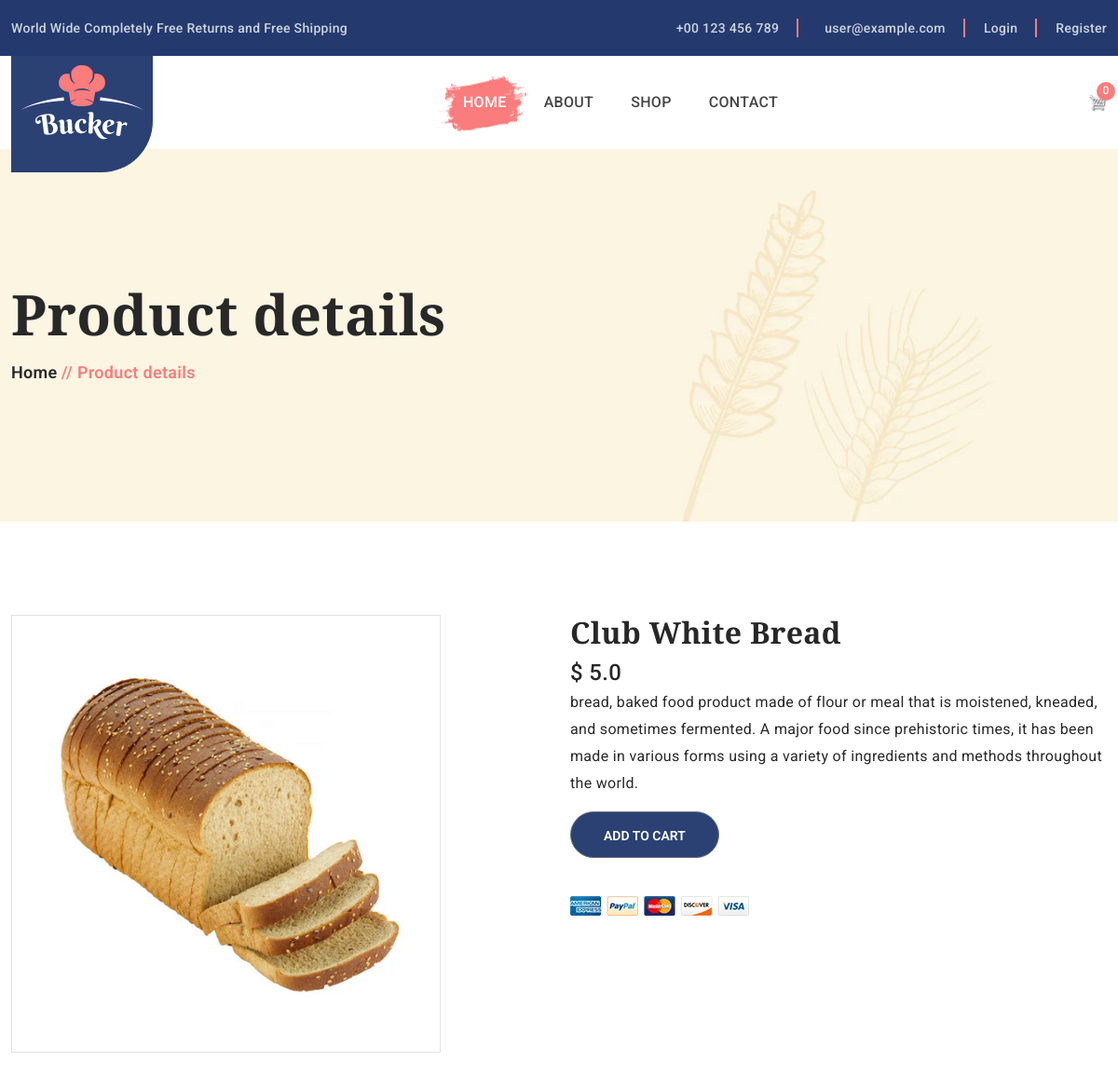
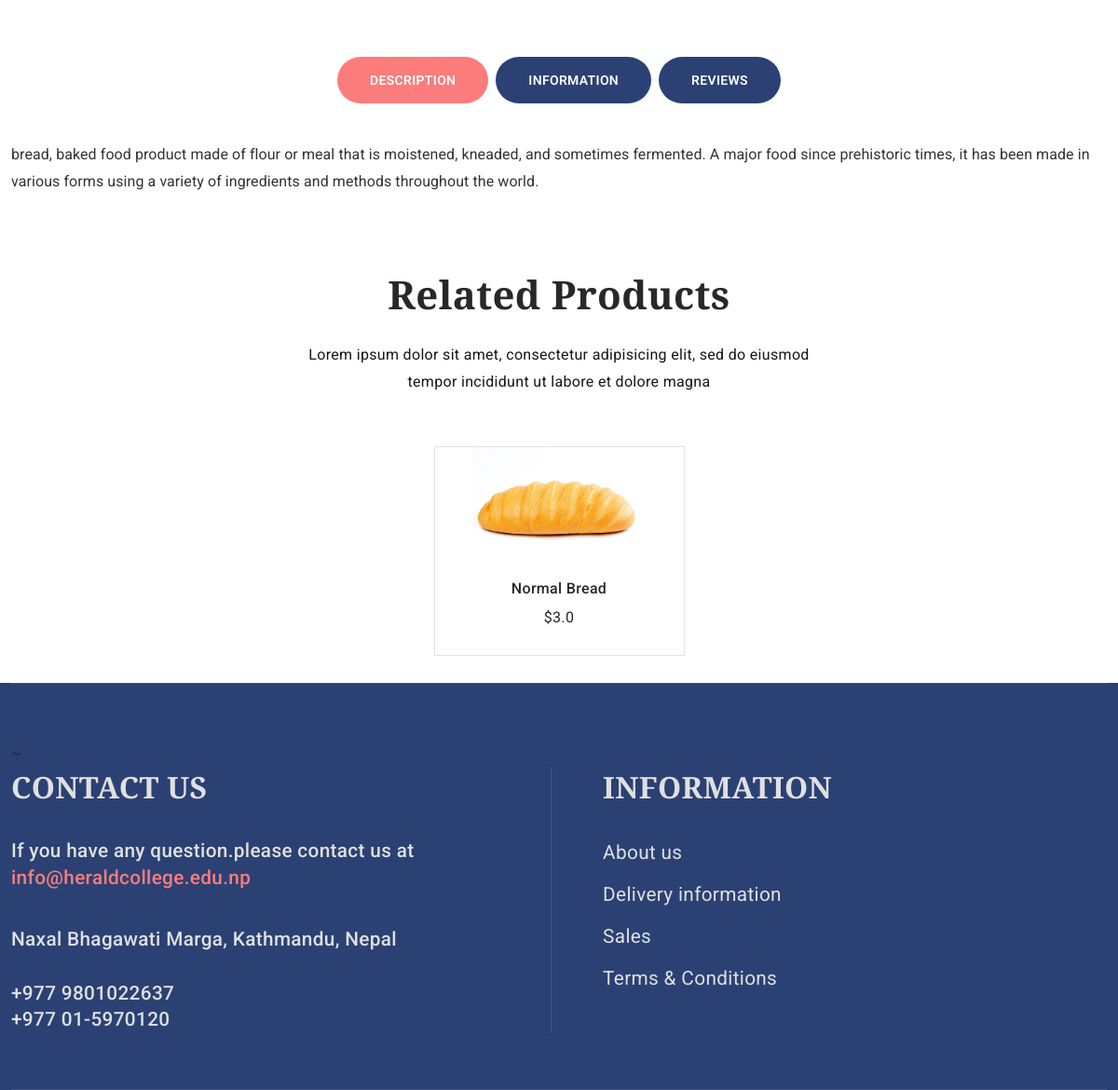
The page /shop/7 on the database its author committed (2 pictures, top to bottom).
### Home/models.py (models this page shows, shortened)
class Product(models.Model):
    name = models.CharField(max_length=200,null=True)
    price = models.FloatField()
    description = models.TextField(max_length=250,null=True)
    image = models.ImageField(null=True,blank=True,upload_to='images/')
    date = models.DateField(auto_created=True,auto_now_add=True)
    category = models.ForeignKey(Category, on_delete=models.CASCADE)
    @property
    def imageURL(self):
        try:
            url = self.image.url
        except:
            url = ''
        return url

### Home/views.py (the view)
# urls.py: path("shop/<int:product_id>",views.product_detail,name="product"),
def product_detail(request, product_id):
    product = get_object_or_404(Product, id=product_id)
    related_products = Product.objects.filter(category=product.category).exclude(id=product.id)
    email = None
    if request.method == 'POST':
        rating = int(request.POST.get('rating'))
        comment = request.POST.get('comment')
        user = request.user
        review = Review(product=product, user=user, rating=rating, comment=comment)
        review.save()
    if request.user.is_authenticated:
        email = request.user.email
        customer = request.user.customer
        order = Order.objects.filter(customer=customer, complete=False).first()
        items = order.orderitem_set.all()
        cartItems = order.get_cart_items
    else:
        items = []
        order = {
            'get_cart_total':0,
            'get_cart_items':0,
            'shipping': False,
        }
        cartItems = order['get_cart_items']
    context = {
        'order':order,
        'email':email,
        'product':product,
        'related_products':related_products,
        'cartItems':cartItems,
    }
    return render(request, 'single-product.html', context=context)

### templates/single-product.html (shortened to what this page needs)
{% load static%}
<!doctype html>
<html class="no-js" lang="zxx">
<head>
    <link rel="stylesheet" href="{% static 'css/vendor/bootstrap.min.css'%}">
    <link rel="stylesheet" href="{% static 'css/slick.css'%}">
    <link rel="stylesheet" href="{% static 'css/owl.carousel.min.css'%}">
    <link rel="stylesheet" href="{% static 'css/ionicons.min.css'%}">
    <link rel="stylesheet" href="{% static 'css/pe-icon-7-stroke.css'%}">
    <link rel="stylesheet" href="{% static 'css/animate.css'%}">
    <link rel="stylesheet" href="{% static 'css/nice-select.css'%}">
    <link rel="stylesheet" href="{% static 'css/magnific-popup.css'%}">
    <link rel="stylesheet" href="{% static 'css/jquery-ui.min.css'%}">
    <link rel="stylesheet" href="{% static 'css/style.css'%}">
</head>
<body>
    <header class="header_section">
        <div class="header_top">
            <div class="container">
                <div class="row">
                    <div class="col-12">
                        <div class="header_top_inner d-flex justify-content-between">
                            <div class="welcome_text">
                                <p>World Wide Completely Free Returns and Free Shipping</p>
                            </div>
                            <div class="header_top_sidebar d-flex align-items-center">
                                <ul class="d-flex">
                                    <li> <a href="tel:+00123456789">+00 123 456 789</a>
                                    </li>
                                    <li> <a href="mailto:{{ 'demo@example.com' }}">{{ email|default:'user@example.com' }}</a></li>
                                    {% if user.is_authenticated %}
                                    <li class="account_link"> <i class="icofont-user-alt-7"></i><a href="{% url 'acccount'%}">Account</a>
                                        <ul class="dropdown_account_link">
                                            <li><a href="{% url 'acccount' %}">My Account</a></li>
                                            <li><a href="{% url 'logout' %}">Logout</a></li>
                                        </ul>
                                    </li>
                                    {% else %}
                                    <li><a href="{% url 'login' %}">Login</a></li>
                                    <li><a href="{% url 'register' %}">Register</a></li>
                                    {% endif %}
                                </ul>
                            </div>
                        </div>
                    </div>
                </div>
            </div>
        </div>
        <div class="container">
            <div class="row">
                <div class="col-12">
                    <div class="main_header d-flex justify-content-between align-items-center">
                        <div class="header_logo">
                            <a class="sticky_none" href="{% url "index" %}"><img src="{% static 'img/logo/logo.png'%}" alt=""></a>
                        </div>
                        <div class="main_menu d-none d-lg-block">
                            <nav>
                                <ul class="d-flex">
                                    <li><a class="active" href="{% url 'index'%}">Home</a></li>
                                    <li><a href="{% url 'about' %}">About</a></li>
                                    <li> <a href="{% url 'shop' %}">Shop</a></li>
                                    <li><a href="{% url 'contact'%}">Contact</a></li>
                                </ul>
                            </nav>
                        </div>
                        <div class="header_account">
                            <ul class="d-flex">
                                <li class="shopping_cart">
                                    <a href="{% url 'cart' %}">
                                        <span class="item_count">{{ cartItems }}</span>
                                        <span class="cart_logo" style="display: inline-block;">
                                            <img src="{% static 'img/logo/cart.png' %}" alt="Cart Logo" style="width: 20px; height: 20px;">
                                        </span>
                                    </a>
                                </li>
                            </ul>
                        </div>
                    </div>
                </div>
            </div>
        </div>
    </header>
    <div class="breadcrumbs_aree breadcrumbs_bg mb-100" data-bgimg="{% static 'img/others/breadcrumbs-bg.png'%}">
        <div class="container">
            <div class="row">
                <div class="col-12">
                    <div class="breadcrumbs_text">
                        <h1>Product details</h1>
                        <ul>
                            <li><a href="{% url 'index' %}">Home </a></li>
                            <li> // Product details</li>
                        </ul>
                    </div>
                </div>
            </div>
        </div>
    </div>
    <div class="single_product_section mb-100">
        <div class="container">
            <div class="row">
                <div class="col-lg-6 col-md-6">
                    <div class="single_product_gallery">
                        <div class="product_gallery_inner d-flex">
                            <div class="product_gallery_main_img">
                                <div class="gallery_img_list">
                                    <img data-image="{{product.url}}" src="{{product.image.url}}" alt="">
                                </div>
                            </div>
                        </div>
                    </div>
                </div>
                <div class="col-lg-6 col-md-6">
                    <div class="products_sidebar">
                        <h2 class="product__title">{{product.name}}</h2>
                        <div class="price_box">
                            <span class="current_price">$ {{product.price}}</span>
                        </div>
                        <p class="products_desc">{{product.description}}</p>
                        <div class="product_pro_button quantity d-flex align-items-center">
                            <button data-product="{{product.id}}" data-action="add" class="btn btn-outline-secondary add-btn update-cart" style="display: block; float: left; text-transform: uppercase; font-size: 14px; font-weight: 600; height: 50px; line-height: 50px; padding: 0 35px; border-radius: 30px; color: #ffffff; background: #2b4174;">Add to Cart</button>
                        </div>
                        <div class="product_paypal">
                            <img src="{% static 'img/others/paypal.png'%}" alt="payments">
                        </div>
                    </div>
                </div>
            </div>
        </div>
    </div>
    <div class="product_tab_section mb-80">
        <div class="container">
            <div class="row">
                <div class="col-12">
                    <div class="product_tab_navigation">
                        <ul class="nav justify-content-center">
                            <li>
                                <a class="active" data-bs-toggle="tab" href="#description" aria-controls="description">Description</a>
                            </li>
                            <li>
                                <a data-bs-toggle="tab" href="#aditional" aria-controls="aditional">Information</a>
                            </li>
                            <li>
                                <a data-bs-toggle="tab" href="#reviews" aria-controls="reviews">Reviews </a>
                            </li>
                        </ul>
                    </div>
                    <div class="product_page_content_inner tab-content">
                        <div class="tab-pane fade show active" id="description" role="tabpanel">
                            <div class="product_tab_desc">
                                <p>{{product.description}}</p>
                            </div>
                        </div>
                    </div>
                </div>
            </div>
        </div>
    </div>
    <div class="container">
        <div class="section_title text-center mb-55">
            <h2>Related Products</h2>
            <p>Lorem ipsum dolor sit amet, consectetur adipisicing elit, sed do eiusmod <br> tempor
                incididunt ut
                labore et dolore magna</p>
        </div>
    <div class="row product_slick slick_navigation slick__activation" data-slick='{
        "slidesToShow": 4,
        "slidesToScroll": 1,
        "arrows": true,
        "dots": false,
        "autoplay": false,
        "speed": 300,
        "infinite": true ,
        "responsive":[
            {"breakpoint":992, "settings": { "slidesToShow": 3 } },
            {"breakpoint":768, "settings": { "slidesToShow": 2 } },
            {"breakpoint":500, "settings": { "slidesToShow": 1 } }
         ]
    }'>
        {% for related_product in related_products %}
        <div class="col-lg-3">
            <article class="single_product">
                <figure>
                    <div class="product_thumb text-center">
                        <a href="{% url 'product' related_product.id %}"><img src="{{ related_product.imageURL }}" alt="" style="max-height: 250px; max-width: 70%; display: inline-block;"></a>
                    </div>
                    <figcaption class="product_content text-center">
                        <h4><a href="{% url 'product' related_product.id %}">{{ related_product.name }}</a></h4>
                        <div class="product_price">
                            {% if related_product.discounted_price %}
                                <span class="old_price">${{ related_product.price }}</span>
                                <span class="current_price">${{ related_product.discounted_price }}</span>
                            {% else %}
                                <span class="current_price">${{ related_product.price }}</span>
                            {% endif %}
                        </div>
                    </figcaption>
                </figure>
            </article>
        </div>
        {% endfor %}
    </div>
</div>
    <footer class="footer_widgets">
        <div class="container">
            <div class="main_footer">~
                <div class="row">
                    <div class="col-12">
                        <div class="main_footer_inner d-flex">
                            <div class="footer_widget_list contact footer_list_width">
                                <h3 style ="font-size: 2rem;">Contact Us</h3>
                                <div class="footer_contact_desc">
                                    <p style="font-size: 1.3rem; padding: 5px 0;" >If you have any question.please contact us at  <a href="#"> info@heraldcollege.edu.np</a></p>
                                </div>
                                <div class="footer_contact_info">
                                    <div class="footer_contact_info_list d-flex align-items-center">
                                        <div class="footer_contact_info_text">
                                            <p style="font-size: 1.3rem; padding: 5px 0;">Naxal Bhagawati Marga,
                                                Kathmandu, Nepal</p>
                                        </div>
                                    </div>
                                    <div class="footer_contact_info_list d-flex align-items-center">
                                        <div class="footer_contact_info_text">
                                            <ul>
                                                <li><a style="font-size: 1.3rem; padding: 5px 0;" href="+977 9801022637">+977 9801022637</a>
                                                </li>
                                                <li><a style="font-size: 1.3rem; padding: 5px 0;" href="+977 01-5970120">+977 01-5970120</a>
                                                </li>
                                            </ul>
                                        </div>
                                    </div>
                                </div>
                            </div>
                            <div class="footer_menu_widget footer_list_width middle d-flex" >
                                <div class="footer_widget_list">
                                  <h3 style ="font-size: 2rem;">Information</h3>
                                  <div class="footer_menu">
                                    <ul>
                                      <li><a style="font-size: 1.3rem; padding: 5px 0;" href="{% url 'about'%}"> About us</a></li>
                                      <li><a style="font-size: 1.3rem; padding: 5px 0;" href="{% url 'contact'%}">Delivery information</a></li>
                                      <li><a style="font-size: 1.3rem; padding: 5px 0;" href="{% url 'contact'%}">Sales</a></li>
                                      <li><a style="font-size: 1.3rem; padding: 5px 0;" href="{% url 'contact'%}">Terms & Conditions</a></li>
                                    </ul>
                                  </div>
                                </div>
                              </div>
                        </div>
                    </div>
                </div>
            </div>
        </div>
    </footer>
</body>
</html>

### templates/single-product.html (style rules this page uses)
.cart_logo { display: inline-block; width: 20px; height: 20px; }
.cart_logo img { width: 100%; height: 100%; }

### rows shown on the page
Product: image (picture), name "Club White Bread", price "5.0", description "bread, baked food product made of flour or meal that is moistened, kneaded, and sometimes fermented. A major food since prehistoric times, it has been made in various forms using a variety of ingredients and methods throughout the world."
Product: imageURL (picture), name "Normal Bread", price "3.0"

### other values the page prints
{{ email|default:'user@example.com' }} "user@example.com"
{{ cartItems }} "0"
